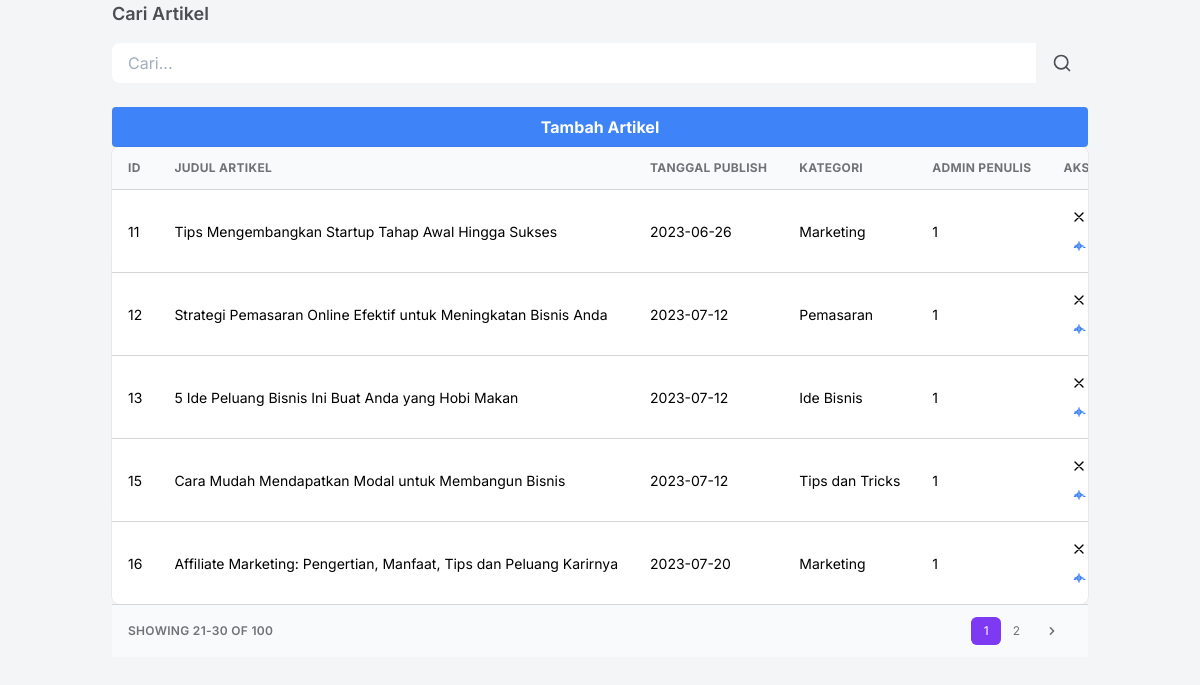
Page /public/admin/data_artikel.php on the committed database.
### tables this page shows
CREATE TABLE `artikel` (
  `id_artikel` int(11) NOT NULL,
  `judul_artikel` varchar(255) NOT NULL,
  `isi_artikel` text NOT NULL,
  `tanggal_artikel` date NOT NULL,
  `id_admin` int(11) NOT NULL,
  `kategori_artikel` varchar(50) DEFAULT NULL,
  `thumbnail` varchar(255) NOT NULL
);

### public/admin/data_artikel.php (the view, shortened to what this page needs)
<?php
      require '../../function/functions.php';
  ?>
<!DOCTYPE html>
<html lang="en">
<head>
    <link rel="stylesheet" href="../assets/css/tailwind.output.css" />
</head>
<body class="bg-gray-100">
<div class="container px-6 mx-auto grid">
<h4 class="mb-4 text-lg font-semibold text-gray-600 dark:text-gray-300">
        			Cari Artikel
        		</h4>
        		<form action="" method="post" class="flex max-w-md  bg-gray-100 rounded-lg overflow-hidden">
        			<input autofocus autocomplete="off" type="text" name="keyword" class="py-2 px-4 w-full text-gray-700 focus:outline-none" placeholder="Cari..." />
        			<button type="submit" name="cari" class="flex items-center justify-center px-4 bg-gray-200">
        				<svg class="h-5 w-5 text-gray-600" fill="none" stroke-linecap="round" stroke-linejoin="round" stroke-width="2" viewBox="0 0 24 24" stroke="currentColor">
        					<circle cx="11" cy="11" r="8" />
        					<path d="M21 21l-4.35-4.35" />
        				</svg>
        			</button>
        		</form>
        		<br>
            <button class="bg-blue-500 hover:bg-blue-700 text-white font-bold py-2 px-4 rounded" onclick="window.location.href = 'buatartikel.php'">
  Tambah Artikel
</button>
        		<div class="w-full overflow-hidden rounded-lg shadow-xs">
        			<div class="w-full overflow-x-auto">
        				<table class="w-full whitespace-no-wrap">
        					<thead>
        						<tr class="text-xs font-semibold tracking-wide text-left text-gray-500 uppercase border-b dark:border-gray-700 bg-gray-50 dark:text-gray-400 dark:bg-gray-800">
        							<th class="px-4 py-3">ID</th>
        							<th class="px-4 py-3">Judul Artikel</th>
        							<th class="px-4 py-3">Tanggal Publish</th>
        							<th class="px-4 py-3">Kategori</th>
        							<th class="px-4 py-3">Admin Penulis</th>
        							<th class="px-4 py-3">Aksi</th>
        						</tr>
        					</thead>
        					<tbody class="bg-white divide-y dark:divide-gray-700 dark:bg-gray-800">
        						<?php
              if (isset($_POST["cari"])) {
                  $cari = $_POST["keyword"];
                  $_SESSION["keyword"] = $cari;
              } else {
                  $cari = "";
              }
              $sql = "SELECT * FROM artikel WHERE judul_artikel LIKE '%$cari%' OR tanggal_artikel LIKE '%$cari%' OR kategori_artikel LIKE '%$cari%'";
              $result = $conn->query($sql);
              $jumlahData = 5;
              $totalData = mysqli_num_rows($result);
              $jumlahPagination = ceil($totalData / $jumlahData);
              if (isset($_GET["halaman"])) {
                  $halamanAktif = $_GET["halaman"];
              } else {
                  $halamanAktif = 1;
              }
              $dataAwal = $halamanAktif * $jumlahData - $jumlahData;
              $jumlahLink = 4;
              if ($halamanAktif > $jumlahLink) {
                  $start_number = $halamanAktif - $jumlahLink;
              } else {
                  $start_number = 1;
              }
              if ($halamanAktif < $jumlahPagination - $jumlahLink) {
                  $end_number = $halamanAktif + $jumlahLink;
              } else {
                  $end_number = $jumlahPagination;
              }
              $sqlPerHalaman = "SELECT * FROM artikel WHERE judul_artikel LIKE '%$cari%' LIMIT $dataAwal,$jumlahData";
              $ambildata_perhalaman = $conn->query($sqlPerHalaman);
              if ($ambildata_perhalaman->num_rows > 0) {
                  while ($artikel = $ambildata_perhalaman->fetch_assoc()) {
                      echo "<tr>";
                      echo "<td class='px-4 py-3 text-sm'>" .
                          $artikel["id_artikel"] .
                          "</td>";
                      echo "<td class='px-4 py-3 text-sm'>" .
                          $artikel["judul_artikel"] .
                          "</td>";
                      echo "<td class='px-4 py-3 text-sm'>" .
                      $artikel["tanggal_artikel"]  .
                          "</td>";
                      echo "<td class='px-4 py-3 text-sm'>" .
                      $artikel["kategori_artikel"]   .
                          "</td>";
                      echo "<td class='px-4 py-3 text-sm'>" .
                          $artikel["id_admin"] .
                          "</td>";
                      echo '<td class="px-4 py-3 text-sm">
                      <form action="" method="post" onsubmit="return confirm(\'Apakah Anda yakin ingin menghapus item ini?\')">
                        <input type="hidden" name="id_konsultan" value="'.$artikel['id_artikel'].'">
                        <button
                          type="submit"
                          name="hapus"
                          class="flex items-center justify-center px-2 py-1 text-red-500 hover:text-red-700"
                        >
                          <svg
                            class="w-4 h-4 mr-1"
                            xmlns="http://www.w3.org/2000/svg"
                            fill="none"
                            viewBox="0 0 24 24"
                            stroke="currentColor"
                          >
                            <path
                              stroke-linecap="round"
                              stroke-linejoin="round"
                              stroke-width="2"
                              d="M6 18L18 6M6 6l12 12"
                            />
                          </svg>
                        </button>
                      </form>
                      <button
                        type="button"
                        class="flex items-center justify-center px-2 py-1 text-blue-500 hover:text-blue-700"
                        onclick="viewItem()"
                      >
                      </button>
                    </td>';
                      echo "</tr>";
                  }
              } else {
                  echo "<tr><td colspan='8'>Tidak ada data umkm</td></tr>";
              }
              ?></tbody>
        				</table>
        			</div>
        		</div>
        		<div class="grid px-4 py-3 text-xs font-semibold tracking-wide text-gray-500 uppercase border-t dark:border-gray-700 bg-gray-50 sm:grid-cols-9 dark:text-gray-400 dark:bg-gray-800">
        			<span class="flex items-center col-span-3">
        				Showing 21-30 of 100
        			</span>
        			<span class="col-span-2"></span>
        			<span class="flex col-span-4 mt-2 sm:mt-auto sm:justify-end">
        				<nav aria-label="Table navigation">
        					<ul class="inline-flex items-center">
        						<?php for ($i = $start_number; $i <= $end_number; $i++): ?>
        						<li>
        							<?php if ($i == $halamanAktif): ?>
        							<button class="px-3 py-1 text-white transition-colors duration-150 bg-purple-600 border border-r-0 border-purple-600 rounded-md focus:outline-none focus:shadow-outline-purple">
        								<a href="?halaman=<?= $i ?>"><?= $i ?></a>
        							</button>
        							<?php else: ?>
        							<button class="px-3 py-1 rounded-md focus:outline-none focus:shadow-outline-purple">
        								<a href="?halaman=<?= $i ?>"><?= $i ?></a>
        							</button>
        							<?php endif; ?>
        						</li>
        						<li>
        							<?php endfor; ?>
        							<?php if ($halamanAktif < $jumlahPagination): ?>
        						<li>
        							<button class="px-3 py-1 rounded-md rounded-r-lg focus:outline-none focus:shadow-outline-purple" aria-label="Next"><a href="?halaman=<?= $halamanAktif +
                   1 ?>">
        									<svg class="w-4 h-4 fill-current" aria-hidden="true" viewBox="0 0 20 20">
        										<path d="M7.293 14.707a1 1 0 010-1.414L10.586 10 7.293 6.707a1 1 0 011.414-1.414l4 4a1 1 0 010 1.414l-4 4a1 1 0 01-1.414 0z" clip-rule="evenodd" fill-rule="evenodd"></path>
        									</svg>
        								</a>
        							</button>
        						</li>
        						<?php endif; ?>
        					</ul>
        				</nav>
        			</span>
        		</div>
        	</div>
</body>
</html>

### rows in the picture
artikel: id_artikel "11", judul_artikel "Tips Mengembangkan Startup Tahap Awal Hingga Sukses", tanggal_artikel "2023-06-26", kategori_artikel "Marketing", id_admin "1"
artikel: id_artikel "12", judul_artikel "Strategi Pemasaran Online Efektif untuk Meningkatan Bisnis Anda", tanggal_artikel "2023-07-12", kategori_artikel "Pemasaran", id_admin "1"
artikel: id_artikel "13", judul_artikel "5 Ide Peluang Bisnis Ini Buat Anda yang Hobi Makan", tanggal_artikel "2023-07-12", kategori_artikel "Ide Bisnis", id_admin "1"
artikel: id_artikel "15", judul_artikel "Cara Mudah Mendapatkan Modal untuk Membangun Bisnis", tanggal_artikel "2023-07-12", kategori_artikel "Tips dan Tricks", id_admin "1"
artikel: id_artikel "16", judul_artikel "Affiliate Marketing: Pengertian, Manfaat, Tips dan Peluang Karirnya", tanggal_artikel "2023-07-20", kategori_artikel "Marketing", id_admin "1"
